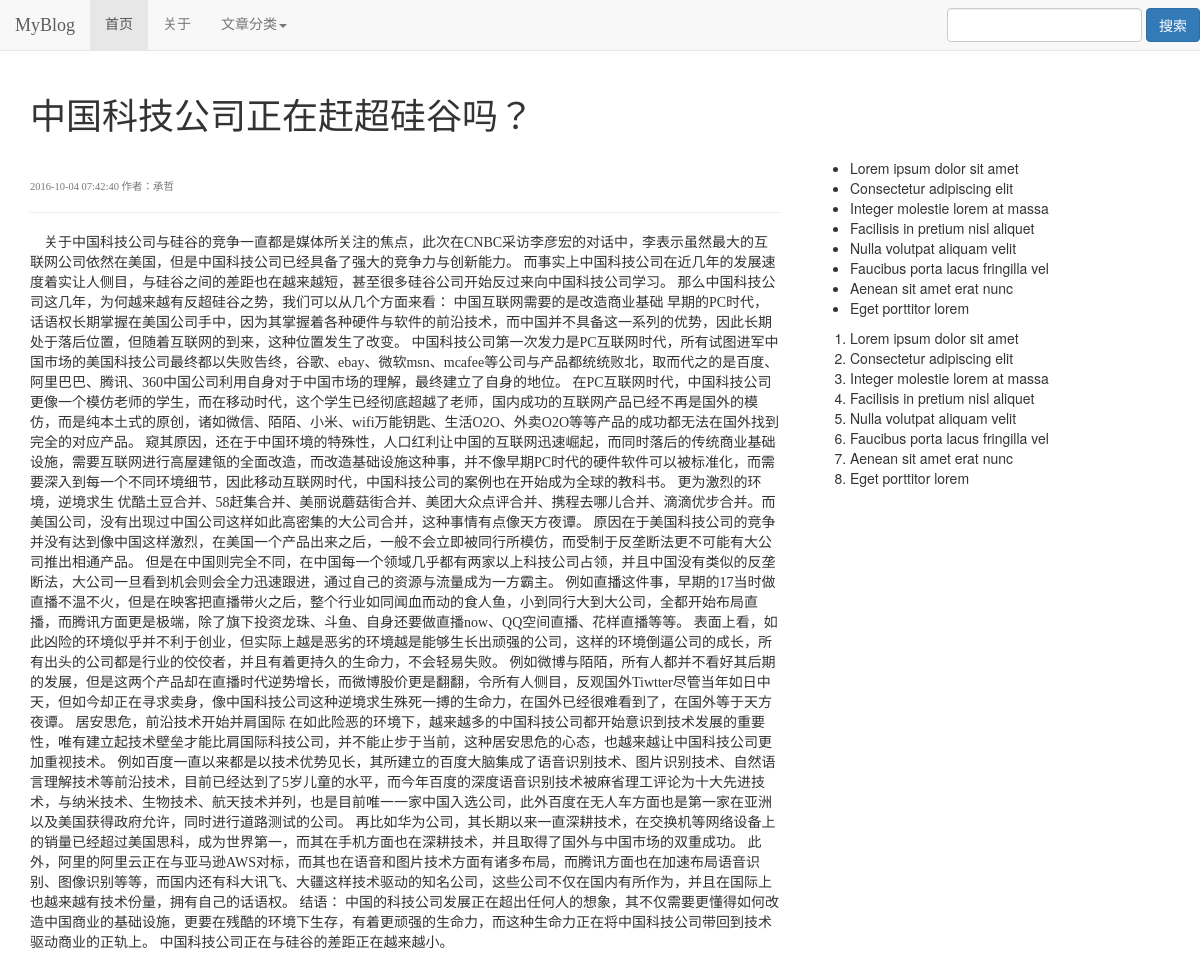
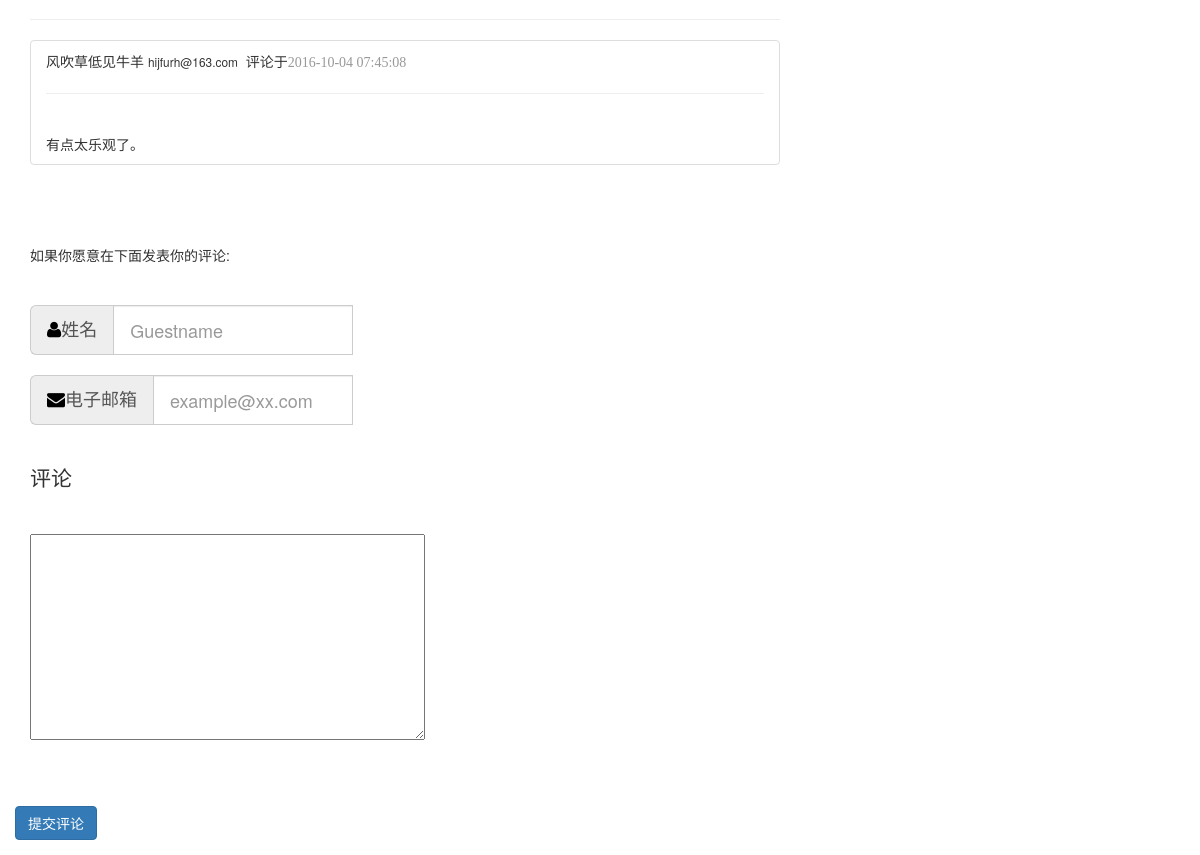
Page /article.php?id=17 on the committed database (2 pictures, top to bottom).
### tables this page shows
CREATE TABLE `page` (
  `passage_id` int(10) UNSIGNED NOT NULL COMMENT '文章ID',
  `p_content` text NOT NULL COMMENT '文章内容',
  `p_title` text NOT NULL COMMENT '文章标题',
  `pub_time` datetime NOT NULL COMMENT '文章发布时间',
  `writer` varchar(20) NOT NULL COMMENT '作者',
  `description` text NOT NULL COMMENT '描述',
  `comment_count` int(10) UNSIGNED NOT NULL DEFAULT '0' COMMENT '评论数'
);

CREATE TABLE `guest` (
  `name` varchar(20) NOT NULL COMMENT '游客姓名',
  `email` varchar(50) NOT NULL COMMENT '电子邮箱',
  `comment_content` text NOT NULL COMMENT '评论内容',
  `comment_time` datetime NOT NULL COMMENT '评论时间',
  `pc_id` int(10) UNSIGNED NOT NULL COMMENT '评论文章ID',
  `guest_id` int(10) UNSIGNED NOT NULL
);

### includes/fetch_article_data.php (the view, shortened to what this page needs)
<?php
if(empty($_GET['id']))
{
    $id = $_SESSION['p_id'];
}
else{
    $id = $_SESSION['p_id'];
}
require_once("mysql_connect.php");
$sql = "SELECT * FROM `page` WHERE passage_id = $id";
if(mysqli_query($con,"SET NAMES UTF8"))
{
if($result=mysqli_query($con,$sql))
{
    if($row=mysqli_fetch_array($result, MYSQLI_ASSOC))
    {
        printf("<div class=\"page-header\">
        <h1>%s</h1><br/>
        <h5><small>%s  作者：%s</small></h5></div>
        <p>&nbsp;&nbsp;&nbsp;&nbsp;%s</p>
        ",$row["p_title"],$row["pub_time"],$row["writer"],$row["p_content"]);
    }
    else{
        echo "文章信息获取失败！<br/>";
    }
}
    else{
        echo "sql语句错误！";
    }
}
else{
    echo "数据库编码设置失败!<br/>";
}
?>

### article.php (shortened to what this page needs)
<!DOCTYPE html>
<html>
  <head>
    <link rel="stylesheet" href="https://maxcdn.bootstrapcdn.com/bootstrap/3.3.7/css/bootstrap.min.css">
     <link rel="stylesheet" href="css/font-awesome.css">
     <link rel="stylesheet" href="css/article_stylesheet.css">
     <link rel="stylesheet" href="css/article_custom_form.css">
  </head>
  <body>
    <div class="container">
	<div class="row clearfix">
		<div class="col-md-12 column">
			<nav class="navbar navbar-default navbar-fixed-top" role="navigation">
				<div class="navbar-header">
					 <a class="navbar-brand" href="#">MyBlog</a>
				</div>
				<div class="collapse navbar-collapse" id="bs-example-navbar-collapse-1">
					<ul class="nav navbar-nav">
						<li class="active">
							 <a href="index.php">首页</a>
						</li>
						<li>
							 <a href="#">关于</a>
						</li>
						<li class="dropdown">
							 <a href="#" class="dropdown-toggle" data-toggle="dropdown">文章分类<strong class="caret"></strong></a>
								</li>
							</ul>
					<form class="navbar-form navbar-right" role="search">
						<div class="form-group">
							<input type="text" class="form-control" />
						</div> <button type="submit" class="btn btn-primary">搜索</button>
					</form>
				</div>
			</nav>
			<ul class="breadcrumb">
				<li>
					 <a href="#">Home</a>
				</li>
				<li>
					 <a href="#">Library</a>
				</li>
				<li class="active">
				</li>
			</ul>
		</div>
	</div>
	<div class="row clearfix">
		<div class="col-md-8 column">
			<?php
            include("includes/fetch_article_data.php");
            ?>
			<hr>
		</div>
		<div class="col-md-4 column">
		<div id="blank"></div>
			<ul>
				<li>
					Lorem ipsum dolor sit amet
				</li>
				<li>
					Consectetur adipiscing elit
				</li>
				<li>
					Integer molestie lorem at massa
				</li>
				<li>
					Facilisis in pretium nisl aliquet
				</li>
				<li>
					Nulla volutpat aliquam velit
				</li>
				<li>
					Faucibus porta lacus fringilla vel
				</li>
				<li>
					Aenean sit amet erat nunc
				</li>
				<li>
					Eget porttitor lorem
				</li>
			</ul>
			<ol>
				<li>
					Lorem ipsum dolor sit amet
				</li>
				<li>
					Consectetur adipiscing elit
				</li>
				<li>
					Integer molestie lorem at massa
				</li>
				<li>
					Facilisis in pretium nisl aliquet
				</li>
				<li>
					Nulla volutpat aliquam velit
				</li>
				<li>
					Faucibus porta lacus fringilla vel
				</li>
				<li>
					Aenean sit amet erat nunc
				</li>
				<li>
					Eget porttitor lorem
				</li>
			</ol>
		</div>
		<div class="col-md-8 column">
		    <?php
            include("includes/fetch_comment_data.php");
		    echo "<br/><br/><br/>";
            echo '如果你愿意在下面发表你的评论:';
            echo "<br/><br/><br/>";
		  ?>
			<form class="form-horizontal" role="form">
				<div class="input-group input-group-lg">
					 <span for="inputName" class="input-group-addon" id="sizing-addon1"><i class="fa fa-user" aria-hidden="true" style="color:black;"></i>姓名</span>
						<input type="text" name="name" id="name" class="form-control state1" placeholder="Guestname" aria-describedby="sizing-addon1" style="width:240px;height:50px;" size="20" onclick="this.style.color='black';"/>&nbsp;&nbsp; <span></span>
				</div>
				<br/>
				<div class="input-group input-group-lg">
					 <span for="inputName" class="input-group-addon" id="sizing-addon1"><i class="fa fa-envelope" aria-hidden="true" style="color: black;"></i>电子邮箱</span>
                    <input type="text" name="email" id="email" class="form-control state1" placeholder="example@xx.com" aria-describedby="sizing-addon1" style="width:200px;height:50px;" onclick="this.style.color='black';"/> &nbsp;&nbsp;<span></span>
				</div>
				<?php
                echo "<br/><br/>";
                echo "<p class=\"lead\">评论</p>";
                echo "<br/>";
                ?>
				<div class="input-group">
					<textarea name="comment" id="comment" cols="50" rows="10" class="state1" onclick="this.style.color='black';"></textarea> &nbsp;&nbsp;<span></span>
				</div>
				<?php
                echo "<br/><br/><br/>";
                ?>
				<div class="form-group">
						 <button type="submit" class="btn btn-primary" name="submit" id="submit" class="submit">提交评论</button>
				</div>
			</form>
		</div>
	</div>
</div>
  </body>
</html>

### includes/fetch_comment_data.php (shortened to what this page needs)
<?php
require_once("mysql_connect.php");
$pid = $_SESSION['p_id'];
$sql = "SELECT * FROM `guest` WHERE `pc_id` = $pid";
if(mysqli_query($con,"SET NAMES UTF8")){
    if($result=mysqli_query($con,$sql)){
        while($row=mysqli_fetch_array($result, MYSQLI_ASSOC)){
            printf("<div class=\"list-group\">
                   <li class=\"list-group-item\">%s&nbsp;<small>%s</small>&nbsp;&nbsp;评论于<span style=\"color:#999;\">%s</span><hr><br/>%s</li>
            </div>",$row['name'],$row['email'],$row['comment_time'],$row['comment_content']);
        }
    }
    else{
        printf("<div class=\"list-group\">
        <h5 class=\"list-group-item\">暂时还没有评论，来抢个沙发吧！</h5>
        </div>");
        mysqli_close($con);
    }
}
else{
    echo "数据库编码设置失败！";
}
?>

### css/article_stylesheet.css (style rules this page uses)
#blank { margin-top: 50px; padding-top: 50px; }
.breadcrumb { background-color:black; }
i { color: white; }
h1,h2,h3,h4,h5,p,label,a,span { font-family: Microsoft YaHei; }

### css/article_custom_form.css (style rules this page uses)
.state1 { color: #aaa; }

### rows in the picture
page: p_title "中国科技公司正在赶超硅谷吗？", pub_time "2016-10-04 07:42:40", writer "承哲", p_content "关于中国科技公司与硅谷的竞争一直都是媒体所关注的焦点，此次在CNBC采访李彦宏的对话中，李表示虽然最大的互联网公司依然在美国，但是中国科技公司已经具备了强大的竞争力与创新能力。 而事实上中国科技公司在近几年的发展速度着实让人侧目，与硅谷之间的差距也在越来越短，甚至很多硅谷公司开始反过来向中国科技公司学习。 那么中国科技公司这几年，为何越来越有反超硅谷之势，我们可以从几个方面来看： 中国互联网需要的是改造商业基础 早期的PC时代，话语权长期掌握在美国公司手中，因为其掌握着各种硬件与软件的前沿技术，而中国并不具备这一系列的优势，因此长期处于落后位置，但随着互联网的到来，这种位置发生了改变。 中国科技公司第一次发力是PC互联网时代，所有试图进军中国市场的美国科技公司最终都以失败告终，谷歌、ebay、微软msn、mcafee等公司与产品都统统败北，取而代之的是百度、阿里巴巴、腾讯、360中国公司利用自身对于中国市场的理解，最终建立了自身的地位。 在PC互联网时代，中国科技公司更像一个模仿老师的学生，而在移动时代，这个学生已经彻底超越了老师，国内成功的互联网产品已经不再是国外的模仿，而是纯本土式的原创，诸如微信、陌陌、小米、wifi万能钥匙、生活O2O、外卖O2O等等产品的成功都无法在国外找到完全的对应产品。…"
guest: name "风吹草低见牛羊", email "hijfurh@163.com", comment_time "2016-10-04 07:45:08", comment_content "有点太乐观了。"
